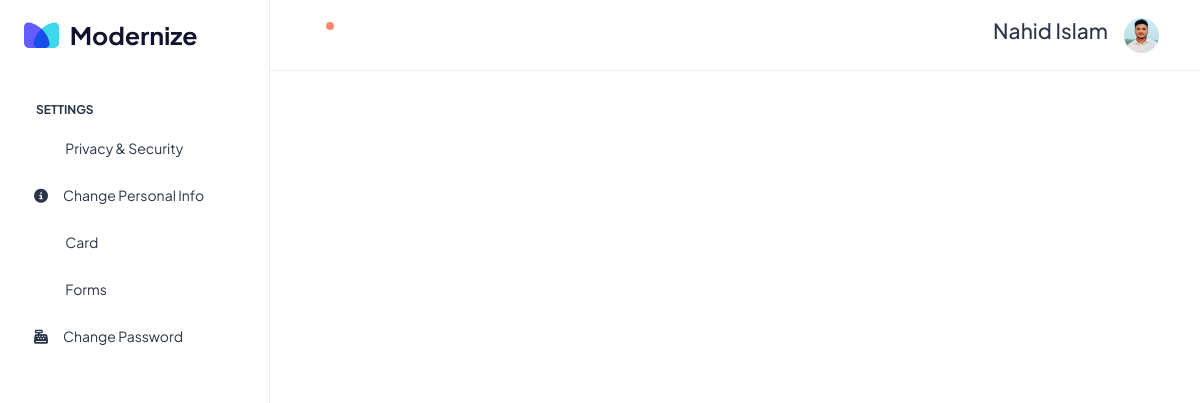
The app's page /settings/ (signed in) with its own data.
### Accounts/models.py (models this page shows, shortened)
class CustomUser(AbstractUser):
    USER = (
        (1,"H-Controler"),
        (2,"H-Manager"),
        (3,"H-Border"),
    )
    is_email_varified = models.BooleanField(default=False)
    otp = models.CharField(max_length=8)
    otp_created_expired = models.DateTimeField(null=True, blank=True)
    user_type = models.CharField(choices = USER,max_length=50)
    profile_pic = models.ImageField(upload_to="profile_picture")
    able_change_pass = models.BooleanField(default=False)
    tow_factor_authentication = models.BooleanField(default=False)
    active_status = models.BooleanField(default=True)
    S =  models.BooleanField(default=True)
    D =  models.BooleanField(default=True)
    R =  models.BooleanField(default=True)
    manager_status = models.BooleanField(default=False) ### Manager Status
    workd_place = models.CharField(max_length=250, null=True, blank=True)
    study_at = models.CharField(max_length=250, null=True, blank=True)
    adress = models.CharField(max_length=250, null=True, blank=True)
    location = models.CharField(max_length=100, null=True, blank=True)
    phone_number = models.CharField(max_length=15, null=True, blank=True)

### Accounts/views.py (the view)
# urls.py: path('settings/', MyaccountSettings.as_view(), name='settings'),
class MyaccountSettings(View):
    @method_decorator(login_required)
    def get(self, request):
        return render(request,'account_settings.html')

### Publics/context.py (called while the page is built)
def notification(request):
    try:
        user = request.user
        notification = Notification.objects.filter(recever = user, seen_status = False).count()
    except:
        notification = 0
    return {'nn':notification}

### templates/account_settings.html (shortened to what this page needs)
<!doctype html>
<html lang="en">
<head>
  <link rel="stylesheet" href="/static/assets/css/styles.min.css" />
  <link rel="stylesheet" href="https://cdnjs.cloudflare.com/ajax/libs/font-awesome/6.5.2/css/all.min.css">
</head>
<body>
  <div class="page-wrapper" id="main-wrapper" data-layout="vertical" data-navbarbg="skin6" data-sidebartype="full"
    data-sidebar-position="fixed" data-header-position="fixed">
    <aside class="left-sidebar">
      <div>
        <div class="brand-logo d-flex align-items-center justify-content-between">
          <a href="/deshboard/" class="text-nowrap logo-img">
            <img src="/static/assets/images/logos/dark-logo.svg" width="180" alt="Brand" />
          </a>
        </div>
        <nav class="sidebar-nav scroll-sidebar" data-simplebar="">
          <ul id="sidebarnav">
            <li class="nav-small-cap">
              <span class="hide-menu">Settings</span>
            </li>
            <li class="sidebar-item">
              <a class="sidebar-link" href="./ui-buttons.html" aria-expanded="false">
                <span>
                  <i class="ti ti-article"></i>
                </span>
                <span class="hide-menu">Privacy & Security</span>
              </a>
            </li>
            <li class="sidebar-item">
              <a class="sidebar-link" href="/personalinfo/" aria-expanded="false">
                <span>
                  <i class="fa-solid fa-circle-info"></i>
                </span>
                <span class="hide-menu">Change Personal Info</span>
              </a>
            </li>
            <li class="sidebar-item">
              <a class="sidebar-link" href="./ui-card.html" aria-expanded="false">
                <span>
                  <i class="ti ti-cards"></i>
                </span>
                <span class="hide-menu">Card</span>
              </a>
            </li>
            <li class="sidebar-item">
              <a class="sidebar-link" href="./ui-forms.html" aria-expanded="false">
                <span>
                  <i class="ti ti-file-description"></i>
                </span>
                <span class="hide-menu">Forms</span>
              </a>
            </li>
            <li class="sidebar-item">
              <a class="sidebar-link" href="/change_my_password/" aria-expanded="false">
                <span>
                    <i class="fa-solid fa-cash-register"></i>
                </span>
                <span class="hide-menu">Change Password</span>
              </a>
            </li>
          </ul>
        </nav>
      </div>
    </aside>
    <div class="body-wrapper">
      {% include 'includes/header.html' %}
        <div class="container-fluid">
        </div>
    </div>
  </div>
</body>
</html>

### templates/includes/header.html (shortened to what this page needs)
      <header class="app-header border-bottom">
        <nav class="navbar navbar-expand-lg navbar-light">
          <ul class="navbar-nav">
            {% if nn > 0 %}
            <li class="nav-item">
                <a class="nav-link nav-icon-hover" href="/notifications/">
                  <i class="ti ti-bell-ringing"></i>
                  <div class="notification bg-danger rounded-circle"></div>
                </a>
            </li>
            {% else %}
            <li class="nav-item">
              <a class="nav-link nav-icon-hover" href="/notifications/">
                <i class="ti ti-bell-ringing"></i>
              </a>
          </li>
            {% endif %}
          </ul>
          <div class="navbar-collapse justify-content-end px-0" id="navbarNav">
            <ul class="navbar-nav flex-row ms-auto align-items-center justify-content-end">
              <h4>{{user.first_name}} {{user.last_name}}</h4>
              <li class="nav-item dropdown">
                <a class="nav-link nav-icon-hover" href="javascript:void(0)" id="drop2" data-bs-toggle="dropdown"
                  aria-expanded="false">
                  {% if user.profile_pic %}
                  <img src="{{user.profile_pic.url}}" alt="" width="35" height="35" class="rounded-circle">
                  {% else %}
                  <img src="/static/users.png" alt="" width="35" height="35" class="rounded-circle">
                  {% endif %}
                </a>
              </li>
            </ul>
          </div>
        </nav>
      </header>

### records on screen
CustomUser: first_name "Nahid", last_name "Islam", profile_pic (picture)
